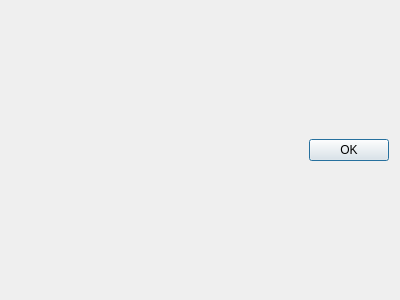
<?xml version="1.0" encoding="UTF-8"?>
<ui version="4.0">
 <class>Dialog</class>
 <widget class="QDialog" name="Dialog">
  <property name="geometry">
   <rect>
    <x>0</x>
    <y>0</y>
    <width>400</width>
    <height>300</height>
   </rect>
  </property>
  <property name="windowTitle">
   <string>Dialog</string>
  </property>
  <layout class="QVBoxLayout" name="verticalLayout_2">
   <item>
    <layout class="QVBoxLayout" name="tabLayout"/>
   </item>
   <item>
    <widget class="QDialogButtonBox" name="buttonBox">
     <property name="orientation">
      <enum>Qt::Horizontal</enum>
     </property>
     <property name="standardButtons">
      <set>QDialogButtonBox::Ok</set>
     </property>
    </widget>
   </item>
  </layout>
 </widget>
 <resources/>
 <connections>
  <connection>
   <sender>buttonBox</sender>
   <signal>accepted()</signal>
   <receiver>Dialog</receiver>
   <slot>accept()</slot>
   <hints>
    <hint type="sourcelabel">
     <x>248</x>
     <y>254</y>
    </hint>
    <hint type="destinationlabel">
     <x>157</x>
     <y>274</y>
    </hint>
   </hints>
  </connection>
  <connection>
   <sender>buttonBox</sender>
   <signal>rejected()</signal>
   <receiver>Dialog</receiver>
   <slot>reject()</slot>
   <hints>
    <hint type="sourcelabel">
     <x>316</x>
     <y>260</y>
    </hint>
    <hint type="destinationlabel">
     <x>286</x>
     <y>274</y>
    </hint>
   </hints>
  </connection>
 </connections>
</ui>
